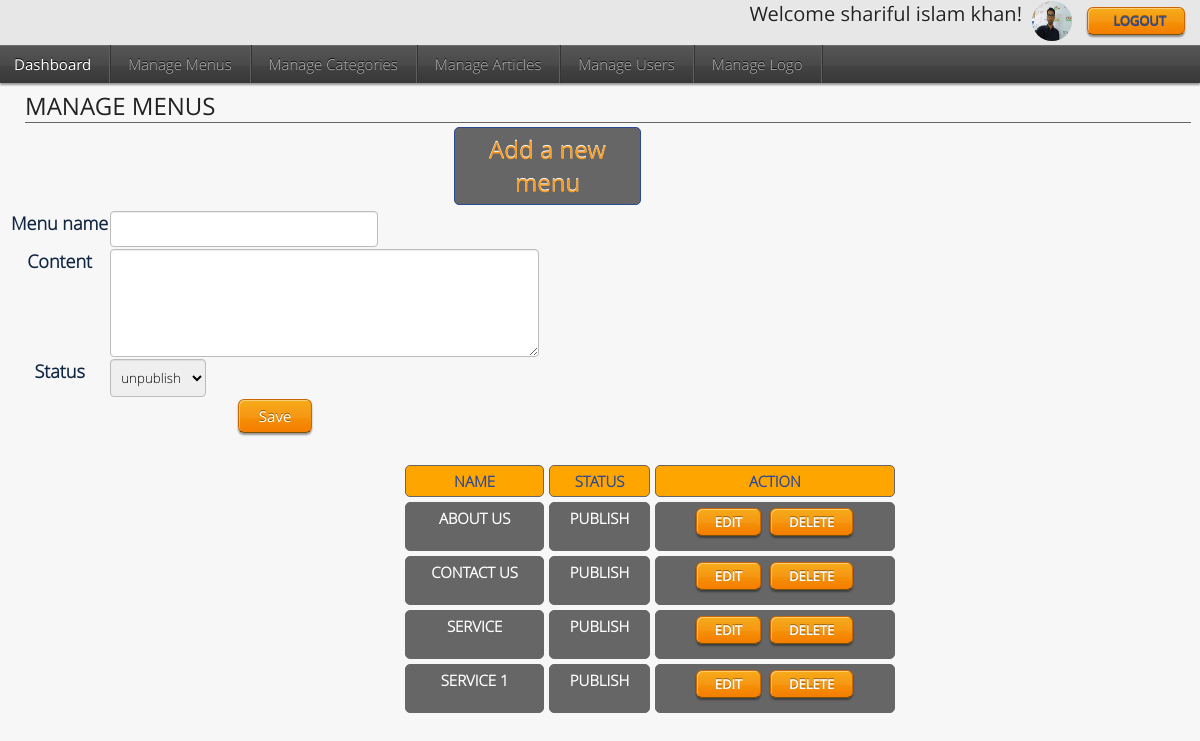
The app's page /admin/menus.php (signed in) with its own data.
### tables this page shows
CREATE TABLE `menus` (
  `menu_id` int(11) NOT NULL,
  `name` varchar(40) NOT NULL,
  `content` text NOT NULL,
  `status` tinyint(4) NOT NULL
);

### database.php (called while the page is built, shortened)
<?php
class Db{
	private $conn;
	public function __construct($host,$user,$pass,$db){
        $this->conn=new mysqli($host,$user,$pass,$db);
	}
  public function getall($table,$cols){
      $sql="SELECT $cols FROM $table";
      $result=$this->conn->query($sql);
      if ($result->num_rows > 0) {
         return $result->fetch_all(MYSQLI_ASSOC);
      }
      else{
        return false;
      }
  }
}
$connect=new Db("localhost","root","","cms");
?>

### admin/menus.php (the view, shortened to what this page needs)
<?php
    include("../database.php");
?>
<!DOCTYPE html>
<html>
  <head>
    <link rel="stylesheet" href="../css/manage.css">
    <link rel="stylesheet" href="../css/dashboard.css">
  </head>
  <body>
    <?php
    include("dashboard_menus.php");
    ?>
    <div class="main">
      <h2 class="manage">Manage Menus</h2>
  <?php
  if (isset($_REQUEST['menu_id'])){
    $menu_id=$_REQUEST['menu_id'];
    extract($connect->getByid("menus","*","menu_id='$menu_id'"));
  ?>
    <h2 class="m_h">Edit Menu</h2>
    <form action="menus.php" method="post">
        <table border="1" align="center" cellpadding="5" class="head">
          <tr>
            <th>Menu name</th>
            <td><input type="text" value="<?Php echo isset($name)?$name:'';?>" name="menu_name" size="30"></td>
          </tr>
          <tr>
            <th>Content</th>
            <td>
              <textarea name="content" id="content" cols="50" rows="5">
               <?Php echo isset($content)?$content:'';?>
              </textarea>
              <script>
              // Replace the <textarea id="editor1"> with a CKEditor
              // instance, using default configuration.
              CKEDITOR.replace( 'content' );
              </script>
            </td>
          </tr>
          <tr>
            <th>Status</th>
            <td>
              <select name="status">
                <option value="0" <?php echo $status==0?'selected':''; ?>>unpublish</option>
                <option value="1" <?php echo $status==1?'selected':''; ?>>publish</option>
              </select>
            </td>
          </tr>
          <tr>
            <td colspan="2" align="center">
              <input type="hidden" name="edit_menu" value="<?php echo $menu_id;?>">
              <input type="submit" name="update" value="Update" class="btn orange">
            </td>
          </tr>
        </table>
      </form>
<?php
  }
  else{
?>
      <h2 class="m_h">Add a new menu</h2>
      <form action="menus.php" method="post">
        <table border="1" align="center" cellpadding="5" class="head">
          <tr>
            <th>Menu name </th>
            <td><input type="text"  name="menu_name" size="30"></td>
          </tr>
          <tr>
            <th>Content </th>
            <td>
              <textarea name="content" id="content" cols="50" rows="5"></textarea>
            </td>
          </tr>
          <tr>
            <th>Status </th>
            <td>
              <select name="status">
                <option value="0">unpublish</option>
              </select>
            </td>
          </tr>
          <tr>
            <td colspan="2" align="center">
              <input type="submit" name="submit" value="Save" class="btn orange">
            </td>
          </tr>
        </table>
      </form>
  <?php
      }
  ?>
    </div>
    <div style="margin-bottom: 15px;">
      <table border="1" cellspacing="5" width="500" style="text-align: center;" class="action_table">
        <tr>
          <th>Name</th>
          <th>Status</th>
          <th>Action</th>
        </tr>
        <?php
        $menus=$connect->getall("menus","*");
        if (is_array($menus)){
        foreach ($menus as $menu){
        extract($menu);
        ?>
        <tr>
          <td><?=$name;?></td>
          <td>
            <?php echo $status==1?"Publish":"Unpublish"; ?>
          </td>
          <td>
            <a class="btn small orange" href="menus.php?menu_id=<?=$menu_id;?>">Edit</a>&nbsp;
            <a class="btn small orange" href="menus.php?del_id=<?=$menu_id;?>">Delete</a>
          </td>
        </tr>
        <?php
        }
      }
      else{
        echo "<h3 class=\"no_data\">NO DATA......</h3>";
      }
        ?>
      </table>
    </div>
  </body>
</html>

### css/manage.css (style rules this page uses)
.manage { text-transform: uppercase; margin-left: 16px; border-bottom: 1px solid #666; }
.head th { color: #112642; font-weight: bold; font-size: 18px; }
.m_h { color: #F59A23; border: 1px solid #2B4A96; padding: 5px; background: #666; border-radius: 5px; margin-right: 550px; text-align: center; margin-left: 445px; }
.action_table { margin-top: 16px; margin-left: 400px; }
.action_table th { border:1px solid #666; padding: 5px; text-transform: uppercase; border-radius: 5px; background: orange; color: #2B4A96; font-weight: bold; }
.action_table td { border:1px solid #666; padding: 5px; text-transform: uppercase; border-radius: 5px; background:#666; color: #fff; font-weight: bold; }

### css/dashboard.css (style rules this page uses)
html, body, div, span, applet, object, iframe, h1, h2, h3, h4, h5, h6, p, blockquote, pre, a, abbr, acronym, address, big, cite, code, del, dfn, em, img, ins, kbd, q, s, samp, small, strike, strong, sub, sup, tt, var, b, u, i, center, dl, dt, dd, ol, ul, li, fieldset, form, label, legend, table, caption, tbody, tfoot, thead, tr, th, td, article, aside, canvas, details, embed, figure, figcaption, footer, header, hgroup, menu, nav, output, ruby, section, summary, time, mark, audio, video { border: 0 none; font: inherit; margin: 0; padding: 0; vertical-align: top; }
* { -webkit-box-sizing:border-box; -moz-box-sizing:border-box; box-sizing:border-box; }
html,body { height: 100%; }
body, input, button, textarea, select, option { font-family: 'Open Sans Light', sans; }
body { background-color: #f7f7f7; color: #333; font-size: 15px; }
h1, h2, h3, h4 { color: #222; font-family: 'Open Sans', sans; margin-bottom: 4px; text-shadow: 0 -1px #fff; }
h2 { font-size: 24px; }
.btn { background: linear-gradient(to bottom, #525252 0%, #212121 100%) repeat scroll 0 0 transparent; border: 1px solid #383838; border-bottom: 1px solid rgba(1,1,1,0.5)!important; border-radius: 6px 6px 6px 6px; box-shadow: 1px 1px 0 rgba(255,255,255,0.4) inset, 0 2px 2px rgba(0, 0, 0, 0.4), 0 18px 0 rgba(255, 255, 255, 0.05) inset; color: #FFFFFF; cursor: pointer; display: inline-block; font-family: 'Open Sans',sans; font-size: 15px; margin-bottom: 9px; margin-right: 1px; padding: 6px 20px; outline: 0 none; text-decoration: none; text-shadow: 0 -1px rgba(1,1,1,0.4); vertical-align: top; }
.btn.small { box-shadow: 1px 1px 0 rgba(255, 255, 255, 0.4) inset, 0 2px 2px rgba(0, 0, 0, 0.4), 0 14px 0 rgba(255, 255, 255, 0.05) inset; font-size: 13px; padding: 4px 18px; }
.btn.orange { background: linear-gradient(to bottom, #F5A70E 0%, #F47D00 100%) repeat scroll 0 0 transparent; border: 1px solid #CD6600; }
input[type="text"], input[name="text"], select, textarea { border: 1px solid #BCBCBC; border-radius: 4px 4px 4px 4px; box-shadow: 0 1px 1px rgba(0, 0, 0, 0.075) inset; display: inline-block; padding: 8px 6px; outline: 0 none; margin-right: 1px; vertical-align: top; }
select { padding-right: 8px; }
.main { margin: 9px; }

### records on screen
menus: name "ABOUT US", status "PUBLISH"
menus: name "CONTACT US", status "PUBLISH"
menus: name "SERVICE", status "PUBLISH"
menus: name "SERVICE 1", status "PUBLISH"

### other values on screen
$_SESSION['name'] "shariful islam khan"
